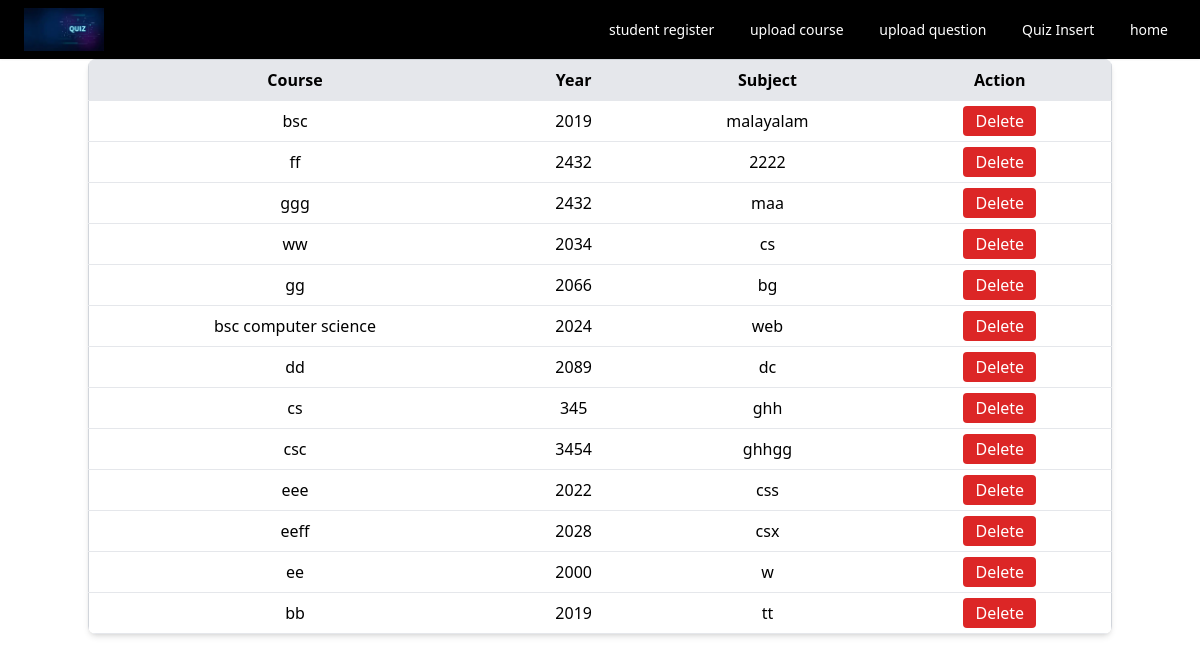
The app's page /courselist, older data.
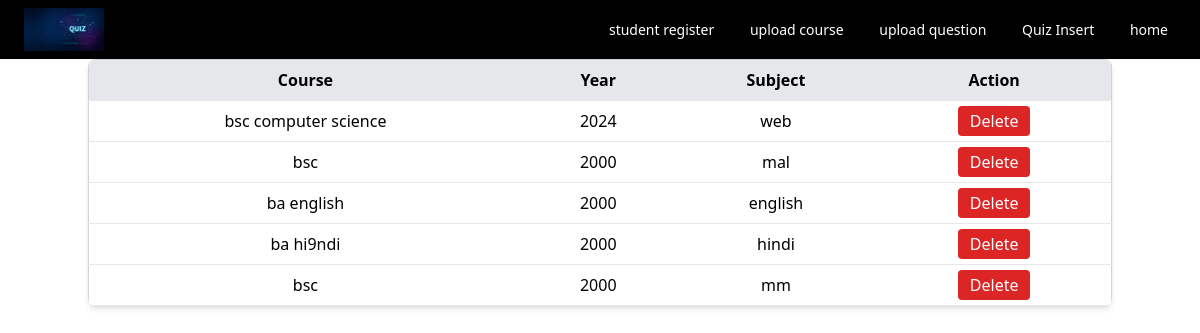
The same page, newer data.
### Common/models.py (models this page shows, shortened)
class question_bank(models.Model):
    course_name = models.CharField(max_length=30)
    year = models.IntegerField()
    subject = models.CharField(max_length=30,primary_key=True)

### Faculty/views.py (the view)
# urls.py: path('courselist',views.cource_display,name='cource_list'),
def cource_display(request):
     data=question_bank.objects.all()
     return render(request,"cource_list.html",{'questiondata':data})

### Faculty/Templates/cource_list.html (shortened to what this page needs)
{% include 'fheader.html' %}
{% load widget_tweaks %}
<!DOCTYPE html>
<html>
<head>
    <script src="https://cdn.tailwindcss.com"></script>
</head>
<body class="bg-gray-100 p-6">
<div class="max-w-5xl mx-auto bg-white shadow-md rounded-lg overflow-hidden">
    <table class="min-w-full border border-gray-300">
        <thead class="bg-gray-200">
            <tr>
                <th class="py-2 px-4 border-b text-black">Course</th>
                <th class="py-2 px-4 border-b text-black">Year</th>
                <th class="py-2 px-4 border-b text-black">Subject</th>
                <th class="py-2 px-4 border-b text-black">Action</th>
            </tr>
        </thead>
        <tbody>
        {% for item in questiondata %}
            <tr class="text-center hover:bg-gray-100">
                <td class="py-2 px-4 border-b text-black">
                    {{ item.course_name }}
                </td>
                <td class="py-2 px-4 border-b text-black">
                    {{ item.year }}
                </td>
                <td class="py-2 px-4 border-b text-black">
                    {{ item.subject }}
                </td>
                <td class="py-2 px-4 border-b">
                    <a href="{% url 'delete_course' item.subject %}"
                       onclick="return confirm('Are you sure you want to delete this course?')"
                       class="bg-red-600 text-white px-3 py-1 rounded hover:bg-red-700">
                        Delete
                    </a>
                </td>
            </tr>
        {% empty %}
            <tr>
                <td colspan="4" class="py-4 text-center text-gray-500">
                    No courses found
                </td>
            </tr>
        {% endfor %}
        </tbody>
    </table>
</div>
</body>
</html>

Row changes from the older to the newer data that the page shows:
removed question_bank: course_name "bsc", year "2019", subject "malayalam"
removed question_bank: course_name "ff", year "2432", subject "2222"
removed question_bank: course_name "ggg", year "2432", subject "maa"
removed question_bank: course_name "ww", year "2034", subject "cs"
removed question_bank: course_name "gg", year "2066", subject "bg"
removed question_bank: course_name "dd", year "2089", subject "dc"
removed question_bank: course_name "cs", year "345", subject "ghh"
removed question_bank: course_name "csc", year "3454", subject "ghhgg"
removed question_bank: course_name "eee", year "2022", subject "css"
removed question_bank: course_name "eeff", year "2028", subject "csx"
removed question_bank: course_name "ee", year "2000", subject "w"
removed question_bank: course_name "bb", year "2019", subject "tt"
added question_bank: course_name "bsc", year "2000", subject "mal"
added question_bank: course_name "ba english", year "2000", subject "english"
added question_bank: course_name "ba hi9ndi", year "2000", subject "hindi"
added question_bank: course_name "bsc", year "2000", subject "mm"
